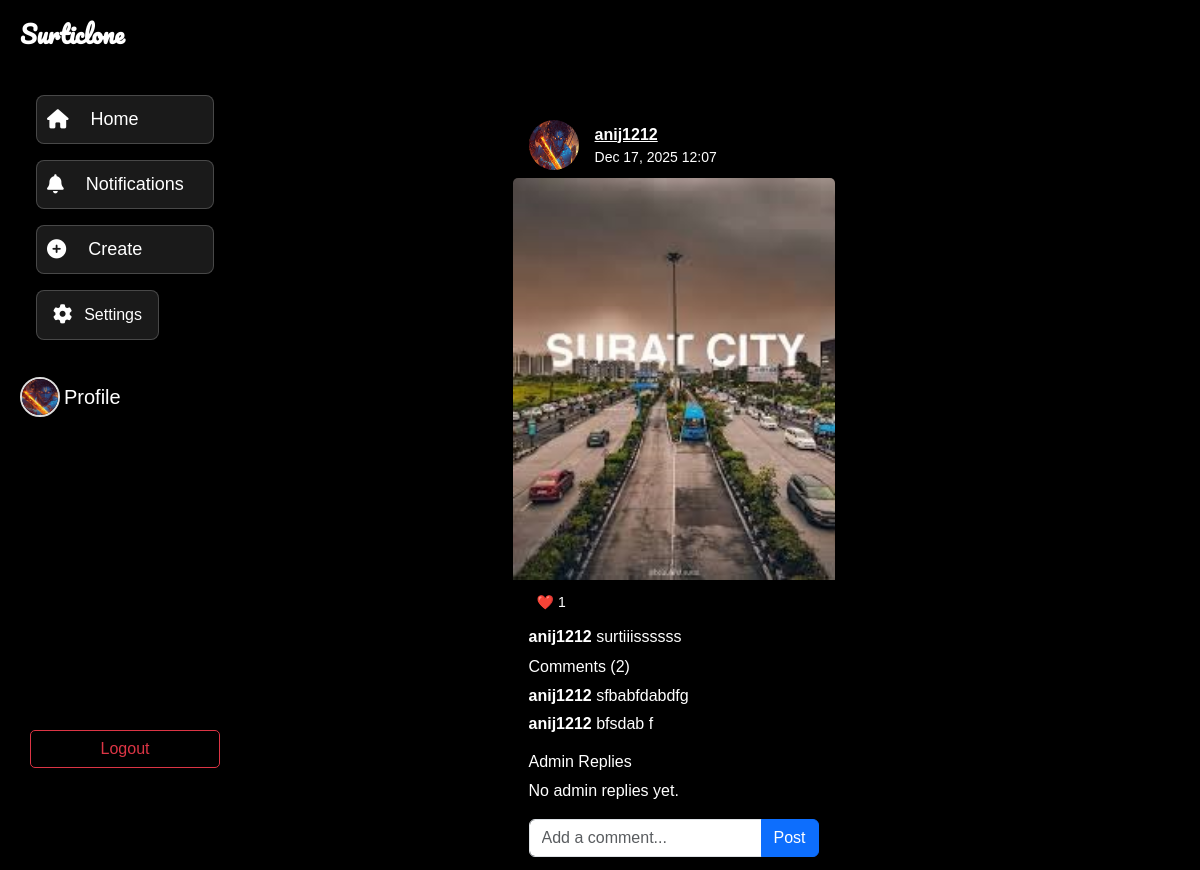
Page /post/22/ (signed in) on the earlier database version.
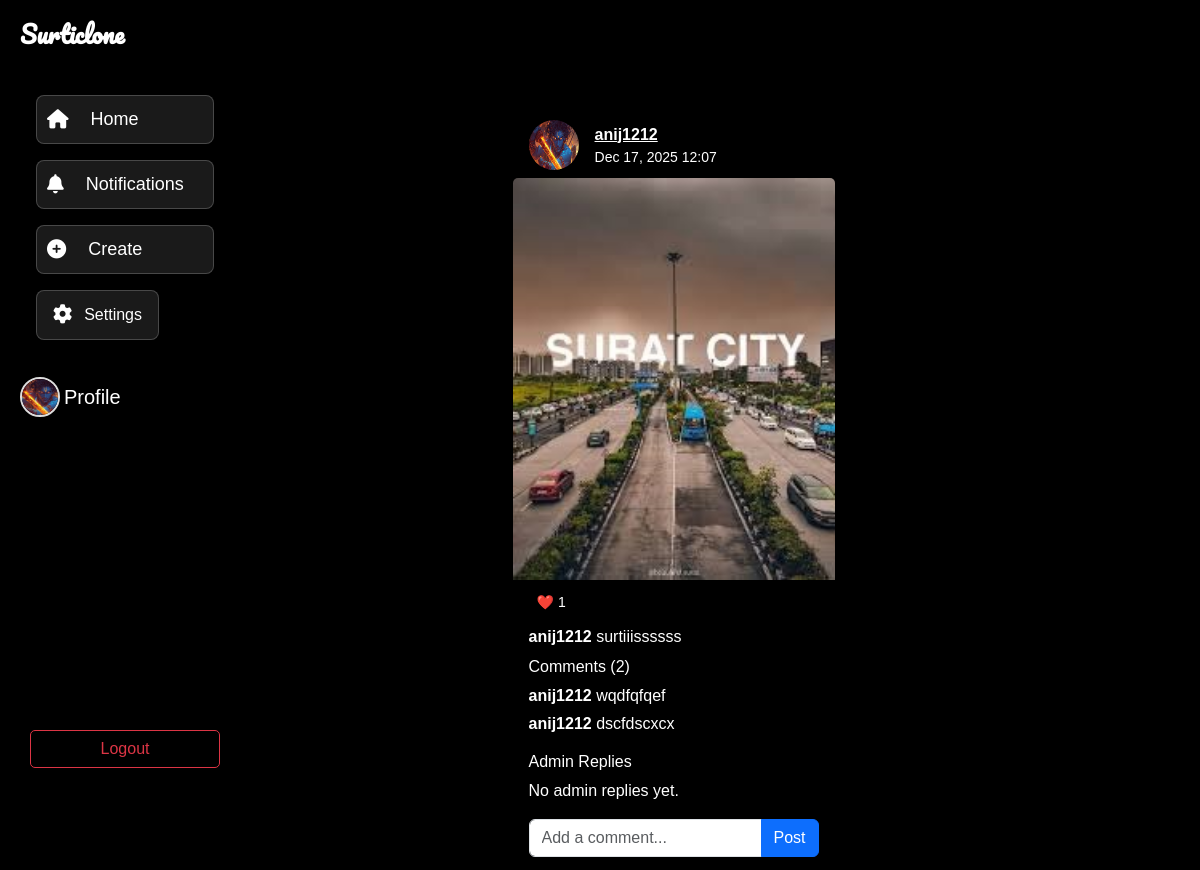
Same page on the later database version.
### posts/models.py (models this page shows, shortened)
class Comment(models.Model):
    user = models.ForeignKey(User, on_delete=models.CASCADE)
    post = models.ForeignKey(Post, on_delete=models.CASCADE, related_name='comments')
    content = models.TextField()
    created_at = models.DateTimeField(auto_now_add=True)

### posts/views.py (the view)
# urls.py: path('post/<int:pk>/', views.post_detail, name='post_detail'),
@login_required
def post_detail(request, pk):
    post = get_object_or_404(Post, pk=pk)
    if request.method == 'POST':
        content = request.POST.get('comment')
        if content:
            Comment.objects.create(user=request.user, post=post, content=content)
            return redirect('post_detail', pk=pk)
    reports = Report.objects.filter(post=post)
    return render(request, 'posts/post_detail.html', {
        'post': post,
        'reports': reports,   # <- pass data to template
    })

### posts/context_processors.py (called while the page is built)
def notification_count(request):
    if request.user.is_authenticated:
        count = Report.objects.filter(reported_by=request.user, reply__isnull=False, is_read=False).count()
        return {'notification_count': count}
    return {}

### posts/templates/posts/post_detail.html (shortened to what this page needs)
{% extends 'posts/base.html' %}
{% load static %}
{% block content %}
<div class="row justify-content-center mt-4">
  <div class="col-md-8 d-flex align-items-center">
    <div class="card border-0 bg-black">
      <div class="card-header d-flex align-items-center bg-black border-bottom-0">
        <img src="{{ post.user.profile.profile_image.url }}" class="rounded-circle me-3" width="50" height="50" alt="pf">
        <div>
          <a href="{% url 'profile' post.user.username %}" class="text-white fw-bold">{{ post.user.username }}</a>
          <div class="text-white small">{{ post.created_at|date:"M d, Y H:i" }}</div>
        </div>
      </div>
      <img src="{{ post.image.url }}" class="card-img-top img-fluid " alt="Post Image">
      <div class="card-body py-2 bg-black text-white">
        <form method="POST" action="{% url 'like_post' post.pk %}" class="d-inline">{% csrf_token %}
          <button class="btn btn-sm btn-light bg-black text-white" style="border: none;">❤️ {{ post.likes.count }}</button>
        </form>
      </div>
      <div class="card-body pt-0 pb-2 bg-black text-white">
        <strong>{{ post.user.username }}</strong> {{ post.caption }}
      </div>
      <div class="card-body pt-0 pb-2 bg-black text-white">
        <h6 class="mb-2">Comments ({{ post.comments.count }})</h6>
        <div class="mb-2">
          {% for comment in post.comments.all %}
            <p class="mb-1"><strong>{{ comment.user.username }}</strong> {{ comment.content }}</p>
          {% empty %}
            <p>No comments yet.</p>
          {% endfor %}
        </div>
        <h6 class="mt-3">Admin Replies</h6>
        {% for r in reports %}
          {% if r.reply %}
            <p class="mb-1"><strong>Admin reply:</strong> {{ r.reply }}</p>
          {% endif %}
        {% empty %}
          <p>No admin replies yet.</p>
        {% endfor %}
        {% if user.is_authenticated %}
        <form method="POST" action="{% url 'post_detail' post.pk %}" class="mt-3">
          <div class="input-group">
            <input type="text" name="comment" class="form-control" placeholder="Add a comment..." required>
            <button class="btn btn-primary" type="submit">Post</button>
          </div>
        </form>
        {% else %}
        <p class="mt-2"><a href="{% url 'login' %}">Login</a> to comment.</p>
        {% endif %}
      </div>
    </div>
  </div>
</div>
{% endblock %}

Differences in the rows shown:
removed Comment: user.username "anij1212", content "sfbabfdabdfg"
removed Comment: user.username "anij1212", content "bfsdab f"
added Comment: user.username "anij1212", content "wqdfqfqef"
added Comment: user.username "anij1212", content "dscfdscxcx"
